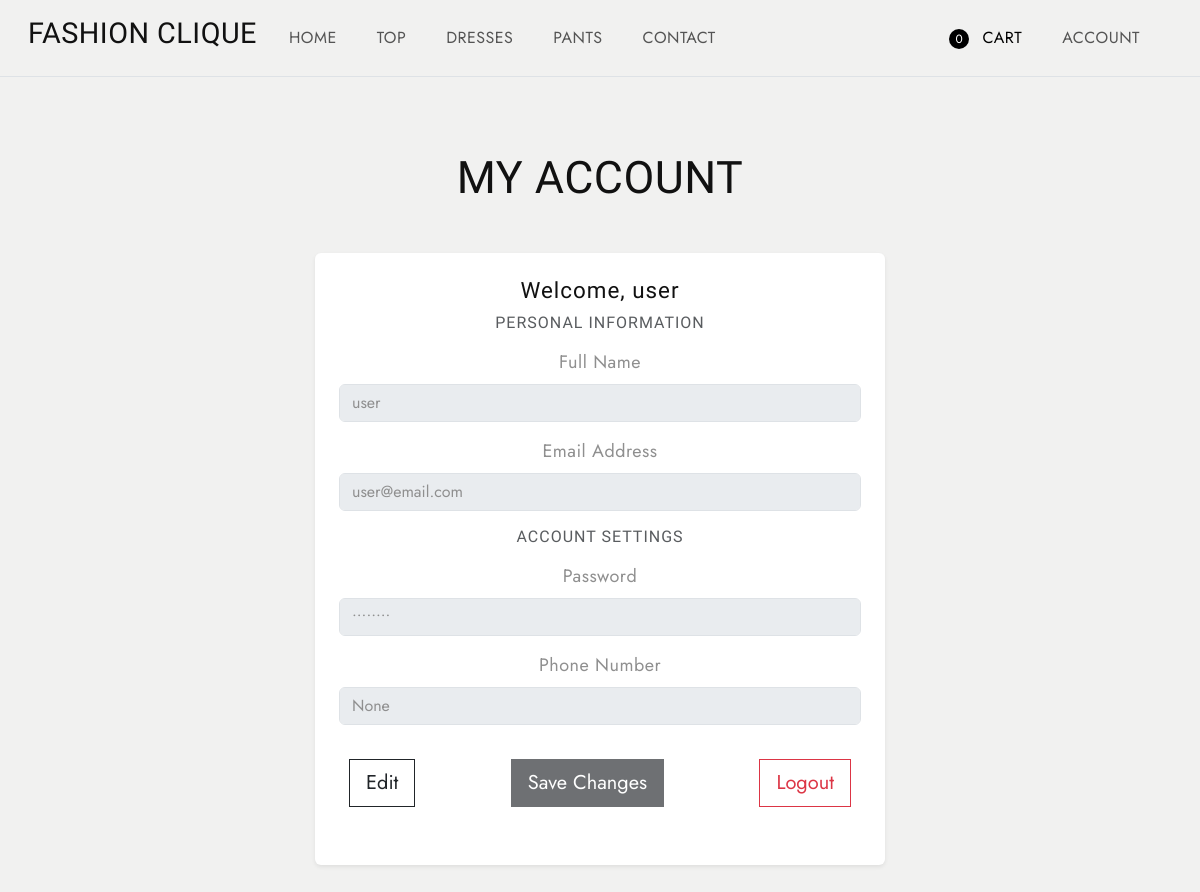
Page /account (signed in) on the earlier database version.
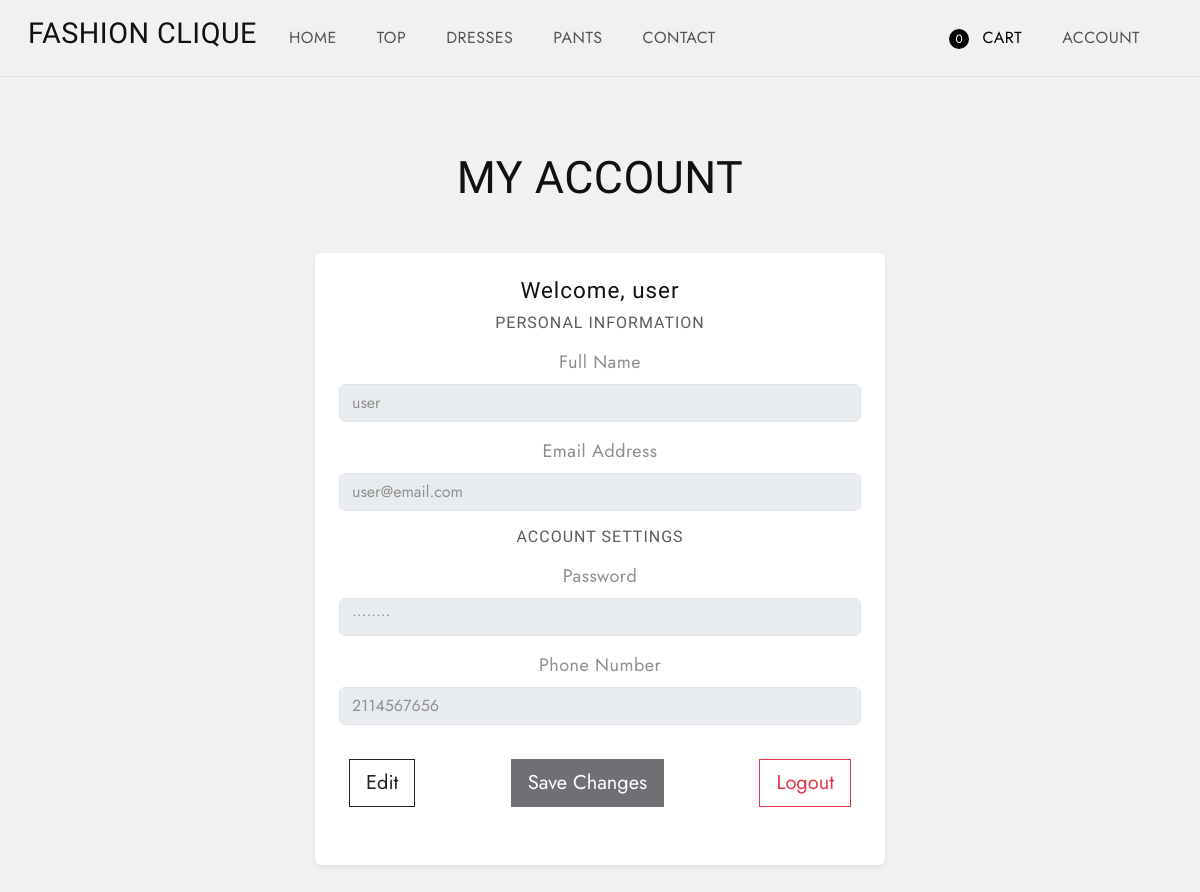
Same page on the later database version.
### tables this page shows
CREATE TABLE users (id INTEGER PRIMARY KEY AUTOINCREMENT, user_id INTEGER, username TEXT NOT NULL UNIQUE, password TEXT NOT NULL, email TEXT NOT NULL UNIQUE, phone TEXT, address TEXT);

### app.py (the view)
@app.route('/account', methods=['GET'])
def account():
    if 'user_id' not in session:
        return redirect('/login_P')  # Redirect to login page if not logged in
    user_id = session['user_id']  # Get the logged-in user's ID
    conn = sqlite3.connect(DB_PATH)
    cursor = conn.cursor()
    cursor.execute("SELECT username, email, phone FROM users WHERE user_id = ?", (user_id,))
    user_data = cursor.fetchone()
    conn.close()
    print(f"User data: {user_data}")
    if user_data:
        return render_template('account.html', user_data=user_data)
    else:
        return render_template('error.html', message="User not found")

### templates/account.html (shortened to what this page needs)
<!DOCTYPE html>
<html lang="en">
<head>
  <link href="https://cdn.jsdelivr.net/npm/bootstrap@5.3.0-alpha3/dist/css/bootstrap.min.css" rel="stylesheet"
>
  <link rel="stylesheet" type="text/css" href="{{ url_for('static', filename='css/vendor.css') }}">
  <link rel="stylesheet" href="https://cdn.jsdelivr.net/npm/swiper@9/swiper-bundle.min.css" />
  <link rel="stylesheet" type="text/css" href="{{ url_for('static', filename='css/style.css') }}">
</head>
<body class="homepage">
  <nav class="navbar navbar-expand-lg bg-light text-uppercase fs-6 p-3 border-bottom align-items-center">
    <div class="container-fluid">
      <div class="row justify-content-between align-items-center w-100">
        <div class="col-auto d-flex align-items-center gap-4">
          <h4 >FASHION CLIQUE</h4>
          <ul class="navbar-nav d-flex flex-row gap-4 mb-0">
            <li class="nav-item">
              <a class="nav-link" href="/index">Home</a>
            </li>
            <li class="nav-item">
              <a class="nav-link" href="/top">Top</a>
            </li>
            <li class="nav-item">
              <a class="nav-link" href="/dresses">Dresses</a>
            </li>
            <li class="nav-item">
              <a class="nav-link" href="/pants">Pants</a>
            </li>
            <li class="nav-item">
              <a class="nav-link" href="/contact">Contact</a>
            </li>
          </ul>
        </div>
        <div class="col-auto">
          <ul class="navbar-nav d-flex flex-row gap-4">
            <li class="nav-item">
              <a class="nav-link active" href="/cart">
                <span id="cartCount" class="cart-circle">0</span> Cart
              </a>
            </li>
            <li class="nav-item">
              <a id="accountLink" class="nav-link" href="#">Account</a>
            </li>
          </ul>
        </div>
      </div>
    </div>
  </nav>
  <section class="account-section py-5 bg-light">
    <div class="container">
      <h3 class="text-center text-uppercase mb-5">My Account</h3>
      <div class="row justify-content-center">
        <div class="col-lg-6 col-md-8 bg-white p-4 rounded shadow-sm">
          <form id="account-form">
            <div class="mb-4 text-center">
              <h5>Welcome, {{ session['username'] }}</h5>
              <h6 class="text-uppercase text-muted mb-3">Personal Information</h6>
              <div class="mb-3">
                  <label for="account-name" class="form-label">Full Name</label>
                  <input type="text" class="form-control" id="account-name" value="{{ user_data[0] }}" disabled>
              </div>
              <div class="mb-3">
                  <label for="account-email" class="form-label">Email Address</label>
                  <input type="email" class="form-control" id="account-email" value="{{ user_data[1] }}" disabled>
              </div>
              <h6 class="text-uppercase text-muted mb-3">Account Settings</h6>
              <div class="mb-3">
                  <label for="account-password" class="form-label">Password</label>
                  <input type="password" class="form-control" id="account-password" value="••••••••" disabled>
              </div>
              <div class="mb-3">
                  <label for="account-phone" class="form-label">Phone Number</label>
                  <input type="text" class="form-control" id="account-phone" value="{{ user_data[2] }}" disabled>
              </div>
              <div class="d-flex justify-content-between align-items-center mt-4">
                  <button type="button" class="btn btn-outline-dark btn-lg" id="edit-btn">Edit</button>
                  <button type="submit" class="btn btn-dark btn-lg" id="save-btn" disabled>Save Changes</button>
                  <button type="button" class="btn btn-outline-danger btn-lg" onclick="logoutUser()">Logout</button>
              </div>
            </form>
        </div>
      </div>
    </div>
  </section>
</body>
</html>

### static/css/style.css (style rules this page uses)
body { --heading-font: "Marcellus", Roboto, sans-serif; --heading-font-weight: 400; --heading-color: #111; --heading-line-height: 1.24; --swiper-theme-color: #8c907e; --bs-body-font-family: "Jost", Roboto, sans-serif; --bs-body-font-size: 18px; --bs-body-font-weight: 400; --bs-body-line-height: 1.5; --bs-body-color: #8f8f8f; --bs-body-color-rgb: 143, 143, 143; --bs-primary: #8c907e; --bs-secondary: #6c757d; --bs-black: #111; --bs-light: #f1f1f0; --bs-dark: #212529; --bs-gray: #9aa1a7; --bs-gray-dark: #51565b; --bs-primary-rgb: 140, 144, 126; --bs-secondary-rgb: 108, 117, 125; --bs-black-rgb: 17, 17, 17; --bs-light-rgb: 241, 241, 240; --bs-dark-rgb: 33, 37, 41; --bs-link-color: #111; --bs-link-color-rgb: 17, 17, 17; --bs-link-decoration: underline; --bs-link-hover-color: #111; --bs-link-hover-color-rgb: 17, 17, 17; }
body { letter-spacing: 0.03rem; }
h1, .h1, h2, .h2, h3, .h3, h4, .h4, h5, .h5, h6, .h6 { font-family: var(--heading-font); font-weight: var(--heading-font-weight); color: var(--heading-color); line-height: var(--heading-line-height); }
h1, h2, h3 { margin: 25px 0; }
h5, h6 { letter-spacing: 1px; }
h3, .h3 { font-size: 2.8rem; }
h4, .h4 { font-size: 1.8rem; }
h5, .h5 { font-size: 1.4rem; }
h6, .h6 { font-size: 1rem; }
a { text-decoration: none; }
.container-fluid { max-width: 1800px; }
.btn { --bs-btn-border-radius: 0; }
button { cursor: pointer; margin: 10px; }
.cart-circle { display: inline-block; width: 20px; height: 20px; border-radius: 50%; background-color: black; color: white; text-align: center; font-size: 12px; line-height: 20px; margin-right: 8px; }

Differences in the rows shown:
changed users "user": phone (not shown) → "2114567656"
Other differences:
form field user_data: "None" → (not shown)
